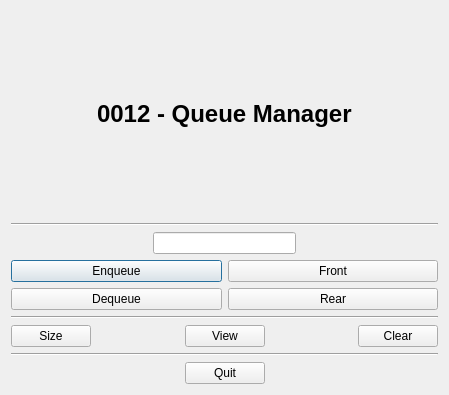
<?xml version="1.0" encoding="UTF-8"?>
<ui version="4.0">
 <class>Dialog</class>
 <widget class="QDialog" name="Dialog">
  <property name="geometry">
   <rect>
    <x>0</x>
    <y>0</y>
    <width>449</width>
    <height>395</height>
   </rect>
  </property>
  <property name="windowTitle">
   <string>Dialog</string>
  </property>
  <layout class="QVBoxLayout" name="verticalLayout">
   <item>
    <spacer name="verticalSpacer_2">
     <property name="orientation">
      <enum>Qt::Vertical</enum>
     </property>
     <property name="sizeHint" stdset="0">
      <size>
       <width>20</width>
       <height>77</height>
      </size>
     </property>
    </spacer>
   </item>
   <item>
    <layout class="QHBoxLayout" name="horizontalLayout">
     <item>
      <spacer name="horizontalSpacer">
       <property name="orientation">
        <enum>Qt::Horizontal</enum>
       </property>
       <property name="sizeHint" stdset="0">
        <size>
         <width>40</width>
         <height>20</height>
        </size>
       </property>
      </spacer>
     </item>
     <item>
      <widget class="QLabel" name="label">
       <property name="font">
        <font>
         <pointsize>18</pointsize>
         <weight>75</weight>
         <bold>true</bold>
        </font>
       </property>
       <property name="text">
        <string>0012 - Queue Manager</string>
       </property>
      </widget>
     </item>
     <item>
      <spacer name="horizontalSpacer_2">
       <property name="orientation">
        <enum>Qt::Horizontal</enum>
       </property>
       <property name="sizeHint" stdset="0">
        <size>
         <width>40</width>
         <height>20</height>
        </size>
       </property>
      </spacer>
     </item>
    </layout>
   </item>
   <item>
    <spacer name="verticalSpacer">
     <property name="orientation">
      <enum>Qt::Vertical</enum>
     </property>
     <property name="sizeHint" stdset="0">
      <size>
       <width>20</width>
       <height>76</height>
      </size>
     </property>
    </spacer>
   </item>
   <item>
    <widget class="Line" name="line">
     <property name="font">
      <font>
       <pointsize>12</pointsize>
      </font>
     </property>
     <property name="lineWidth">
      <number>1</number>
     </property>
     <property name="orientation">
      <enum>Qt::Horizontal</enum>
     </property>
    </widget>
   </item>
   <item>
    <layout class="QHBoxLayout" name="horizontalLayout_2">
     <item>
      <spacer name="horizontalSpacer_3">
       <property name="orientation">
        <enum>Qt::Horizontal</enum>
       </property>
       <property name="sizeHint" stdset="0">
        <size>
         <width>40</width>
         <height>20</height>
        </size>
       </property>
      </spacer>
     </item>
     <item>
      <widget class="QLineEdit" name="lineEdit"/>
     </item>
     <item>
      <spacer name="horizontalSpacer_4">
       <property name="orientation">
        <enum>Qt::Horizontal</enum>
       </property>
       <property name="sizeHint" stdset="0">
        <size>
         <width>40</width>
         <height>20</height>
        </size>
       </property>
      </spacer>
     </item>
    </layout>
   </item>
   <item>
    <layout class="QGridLayout" name="gridLayout">
     <item row="0" column="0">
      <widget class="QPushButton" name="enButton">
       <property name="text">
        <string>Enqueue</string>
       </property>
      </widget>
     </item>
     <item row="0" column="1">
      <widget class="QPushButton" name="frontButton">
       <property name="text">
        <string>Front</string>
       </property>
      </widget>
     </item>
     <item row="1" column="0">
      <widget class="QPushButton" name="deButton">
       <property name="text">
        <string>Dequeue</string>
       </property>
      </widget>
     </item>
     <item row="1" column="1">
      <widget class="QPushButton" name="rearButton">
       <property name="text">
        <string>Rear</string>
       </property>
      </widget>
     </item>
    </layout>
   </item>
   <item>
    <widget class="Line" name="line_2">
     <property name="font">
      <font>
       <pointsize>12</pointsize>
      </font>
     </property>
     <property name="lineWidth">
      <number>1</number>
     </property>
     <property name="orientation">
      <enum>Qt::Horizontal</enum>
     </property>
    </widget>
   </item>
   <item>
    <layout class="QHBoxLayout" name="horizontalLayout_3">
     <item>
      <widget class="QPushButton" name="sizeButton">
       <property name="text">
        <string>Size</string>
       </property>
      </widget>
     </item>
     <item>
      <spacer name="horizontalSpacer_5">
       <property name="orientation">
        <enum>Qt::Horizontal</enum>
       </property>
       <property name="sizeHint" stdset="0">
        <size>
         <width>40</width>
         <height>20</height>
        </size>
       </property>
      </spacer>
     </item>
     <item>
      <widget class="QPushButton" name="viewButton">
       <property name="text">
        <string>View</string>
       </property>
      </widget>
     </item>
     <item>
      <spacer name="horizontalSpacer_6">
       <property name="orientation">
        <enum>Qt::Horizontal</enum>
       </property>
       <property name="sizeHint" stdset="0">
        <size>
         <width>40</width>
         <height>20</height>
        </size>
       </property>
      </spacer>
     </item>
     <item>
      <widget class="QPushButton" name="clearButton">
       <property name="text">
        <string>Clear</string>
       </property>
      </widget>
     </item>
    </layout>
   </item>
   <item>
    <widget class="Line" name="line_3">
     <property name="font">
      <font>
       <pointsize>12</pointsize>
      </font>
     </property>
     <property name="lineWidth">
      <number>1</number>
     </property>
     <property name="orientation">
      <enum>Qt::Horizontal</enum>
     </property>
    </widget>
   </item>
   <item>
    <layout class="QHBoxLayout" name="horizontalLayout_4">
     <item>
      <spacer name="horizontalSpacer_7">
       <property name="orientation">
        <enum>Qt::Horizontal</enum>
       </property>
       <property name="sizeHint" stdset="0">
        <size>
         <width>40</width>
         <height>20</height>
        </size>
       </property>
      </spacer>
     </item>
     <item>
      <widget class="QPushButton" name="quitButton">
       <property name="text">
        <string>Quit</string>
       </property>
      </widget>
     </item>
     <item>
      <spacer name="horizontalSpacer_8">
       <property name="orientation">
        <enum>Qt::Horizontal</enum>
       </property>
       <property name="sizeHint" stdset="0">
        <size>
         <width>40</width>
         <height>20</height>
        </size>
       </property>
      </spacer>
     </item>
    </layout>
   </item>
  </layout>
 </widget>
 <resources/>
 <connections/>
</ui>
